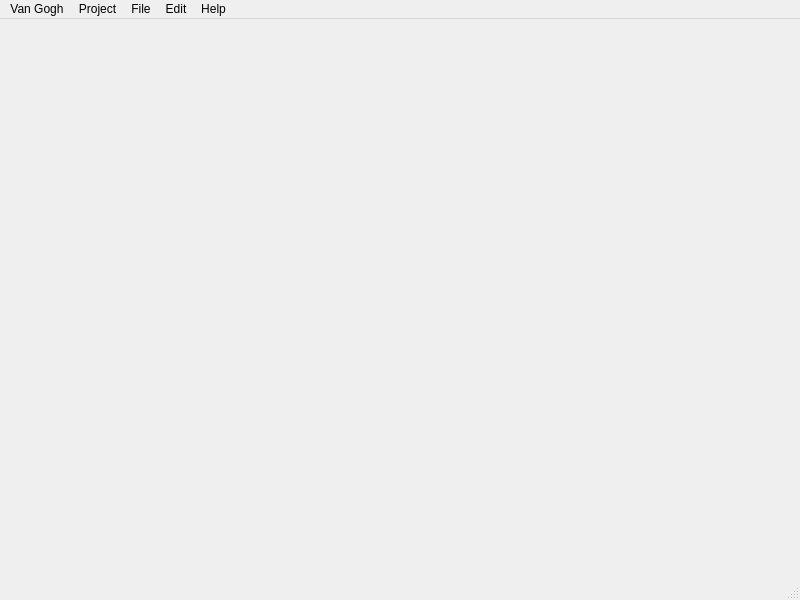
<?xml version="1.0" encoding="UTF-8"?>
<ui version="4.0">
 <class>MainWindow</class>
 <widget class="QMainWindow" name="MainWindow">
  <property name="geometry">
   <rect>
    <x>0</x>
    <y>0</y>
    <width>800</width>
    <height>600</height>
   </rect>
  </property>
  <property name="windowTitle">
   <string>MainWindow</string>
  </property>
  <widget class="QWidget" name="centralwidget"/>
  <widget class="QStatusBar" name="statusbar"/>
  <widget class="QMenuBar" name="menubar">
   <property name="geometry">
    <rect>
     <x>0</x>
     <y>0</y>
     <width>800</width>
     <height>21</height>
    </rect>
   </property>
   <widget class="QMenu" name="menuEdit">
    <property name="title">
     <string>Edit</string>
    </property>
   </widget>
   <widget class="QMenu" name="menuProject">
    <property name="title">
     <string>Project</string>
    </property>
    <addaction name="actionExport"/>
   </widget>
   <widget class="QMenu" name="menuFile">
    <property name="title">
     <string>File</string>
    </property>
    <addaction name="actionImport"/>
   </widget>
   <widget class="QMenu" name="menuHelp">
    <property name="title">
     <string>Help</string>
    </property>
   </widget>
   <widget class="QMenu" name="menuVan_Gogh">
    <property name="title">
     <string>Van Gogh</string>
    </property>
    <addaction name="actionContribute_2"/>
   </widget>
   <addaction name="menuVan_Gogh"/>
   <addaction name="menuProject"/>
   <addaction name="menuFile"/>
   <addaction name="menuEdit"/>
   <addaction name="menuHelp"/>
  </widget>
  <action name="actionHelp">
   <property name="text">
    <string>Help</string>
   </property>
  </action>
  <action name="actionContribute">
   <property name="text">
    <string>Contribute</string>
   </property>
  </action>
  <action name="actionSettings">
   <property name="text">
    <string>Settings</string>
   </property>
  </action>
  <action name="actionContribute_2">
   <property name="text">
    <string>Contribute</string>
   </property>
  </action>
  <action name="actionExport">
   <property name="text">
    <string>Export</string>
   </property>
  </action>
  <action name="actionImport">
   <property name="text">
    <string>Import</string>
   </property>
  </action>
 </widget>
 <resources/>
 <connections/>
</ui>
